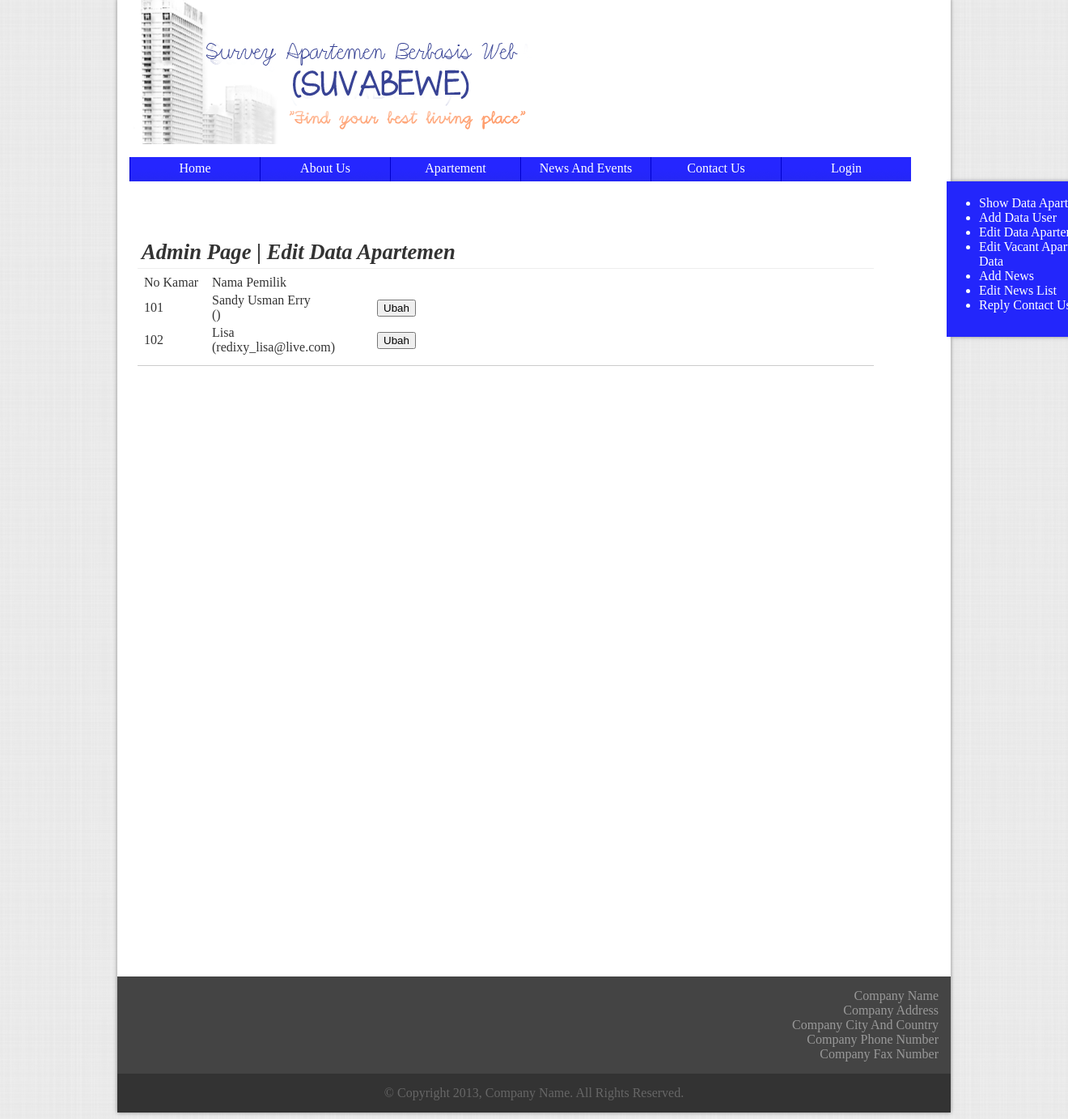
/file/editapt.php, run on the app's committed database.
### tables this page shows
CREATE TABLE IF NOT EXISTS `apartemen` (
  `no_kamar` int(5) NOT NULL,
  `type_kamar` varchar(1) NOT NULL,
  `spec_kamar` text NOT NULL,
  `password` text NOT NULL,
  `nama_pemilik` text NOT NULL,
  `email` text NOT NULL,
  `available` tinyint(1) NOT NULL DEFAULT '1',
  `harga` int(20) NOT NULL,
  `booked` tinyint(1) NOT NULL DEFAULT '0',
  `booked_fee` int(20) NOT NULL,
  `booked_date` date NOT NULL,
  `tagihan_listrik` int(20) NOT NULL,
  `tagihan_air` int(20) NOT NULL,
  `gambar_tidur1` text NOT NULL,
  `gambar_tidur2` text NOT NULL,
  `gambar_tidur3` text NOT NULL,
  `gambar_makan` text NOT NULL,
  `gambar_dapur` text NOT NULL,
  `gambar_mandi` text NOT NULL,
  `gambar_tamu` text NOT NULL,
  `gambar_balkon` text NOT NULL,
  PRIMARY KEY (`no_kamar`)
);

### file/editapt.php (the view, shortened to what this page needs)
<html>
	<head>
		<link rel="stylesheet" href="../css/templates.css" type="text/css" />
	</head>
	<body>
		<div class="wrapper" id="wrapper">
			<?php include_once ('header.php');?>
			<?php include_once('sidemenu.php');?>
			<div class="container confmargin" style="height:900px">
				<div class="section showapt">
					<div class="sectionheader bottomline">
						<b>Admin Page | Edit Data Apartemen</b>
					</div>
					<div class="sectioncontent ">
						<table>
							<form method="post">
								<tr>
									<td width="80px"> No Kamar </td>
									<td width="200px"> Nama Pemilik </td>
									<td width="50px">&nbsp; </td>
								</tr>
								<?php
									$pilihtabel=mysql_query("SELECT * FROM apartemen");
									while(($row=mysql_fetch_array($pilihtabel)))
									{
										if (($row['no_kamar'] != 100) & ($row['available'] != 1))
										{
											echo
												"<tr>
												<td> " . $row['no_kamar'] . "</td>
												<td> " . $row['nama_pemilik'] . " <br> (" . $row['email'] . ")</td>
												<td> <a href='update_apt.php?target=" . $row['no_kamar'] . "'><input type='button' value='Ubah'></a>
												</td>
											</tr>
											";
										}
								}
							?>
							</form>
						</table>
					</div>
				</div>
			</div>
		</div>
	</body>
</html>
</html>

### css/templates.css (style rules this page uses)
body { background-image:url("../img/bg-body.png"); background-repeat:repeat; color:#333333; font-family:"Cambria"; font-size:16px; }
a { color:#000000; text-decoration:none; }
.wrapper { width:1000px; margin:-10px auto 0px auto; padding:0px 15px 0px 15px; background-color:#FFFFFF; box-shadow: 0px 0px 5px #888888; }
.footer { width:1020; margin:0px -15px 0px -15px; padding:5px; }
.subfooter1 { width:1000; margin-left:-5px; padding:15px; background-color:#444444; color:#999999; text-align:right; }
.subfooter2 { width:1000; margin:0px 0px -5px -5px; padding:15px; background-color:#333333; color:#666666; text-align:center; }
.container { width:980px; padding:10px; }
.section { border-bottom:solid thin #CCCCCC; float:left; padding:5px; }
.sectionheader { width:100%; padding:5px; height:30px; font-family:"Bodoni MT"; font-size:20pt; font-style:italic; margin-left:-5px; margin-top:-5px; }
.sectioncontent { width:100%; padding:5px; margin-left:-5px; color:#666666; }
.bottomline { border-bottom:solid thin #EEEEEE; }
.confmargin { margin-top:-135px; }
.showapt { width:900px; }

### data on the page
apartemen: no_kamar "101", nama_pemilik "Sandy Usman Erry"
apartemen: no_kamar "102", nama_pemilik "Lisa", email "redixy_lisa@live.com"
